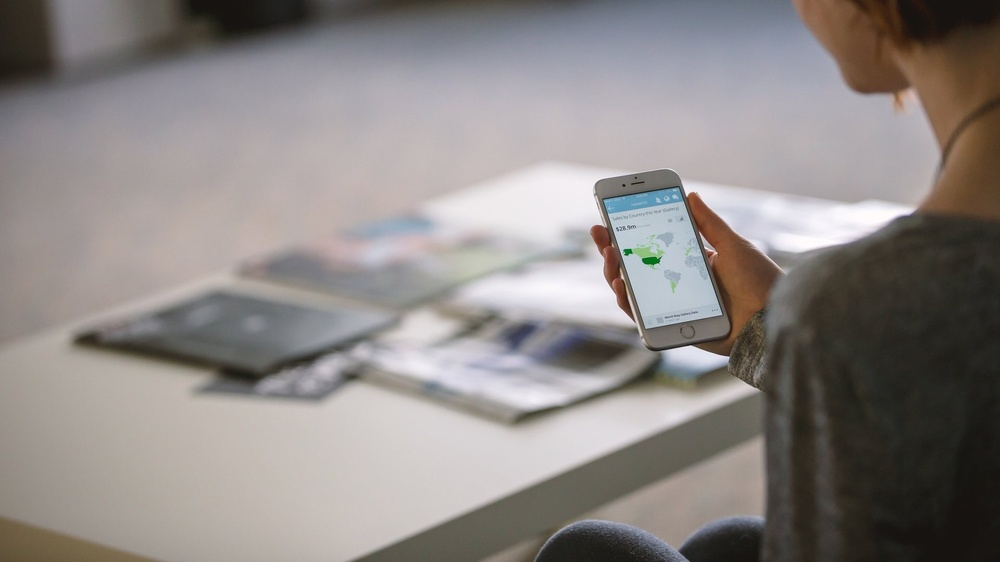
#> input picture Assets/pic1.jpg, 1000 x 562 px, shrunk from 1920 x 1080 before the run, given in place of the camera
$ python Sobel.py   (older library calls are emulated)
#> lines starting #> are read from the running program, lines starting #| are printed output that depends on the picture
# Python program to  Edge detection
# using OpenCV in Python
# using Sobel edge detection
# and laplacian method
import cv2
import numpy as np

#Capture livestream video content from camera 0
cap = cv2.VideoCapture(0)
kernel = cv2.getStructuringElement(cv2.MORPH_ELLIPSE,(3,3))
fgbg = cv2.bgsegm.createBackgroundSubtractorGMG()


while(1):

    # Take each frame
    _, frame = cap.read()
#> frame is the input picture: shape (562, 1000, 3); mean B, G, R 133.2, 135.5, 140.9

    # Convert to HSV for simpler calculations
    hsv = cv2.cvtColor(frame, cv2.COLOR_BGR2HSV)
#> hsv: shape (562, 1000, 3); mean H, S, V 60.9, 31.4, 143.5

    # Calcution of Sobelx
    sobelx = cv2.Sobel(frame,cv2.CV_64F,1,0,ksize=5)
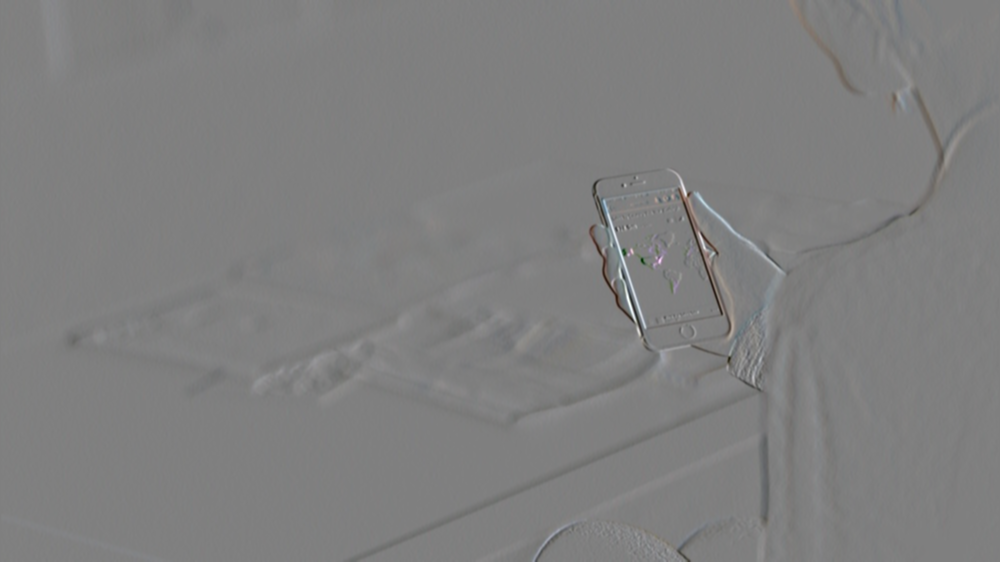
#> sobelx: shape (562, 1000, 3) float64; mean B, G, R -10, -9.4, -9.3; drawn with min black and max white

    fgmask =  fgbg.apply(frame)
#> fgmask: shape (562, 1000); every value is 0
    fgmask = cv2.morphologyEx(fgmask, cv2.MORPH_OPEN, kernel)

    # Calculation of Laplacian
    laplacian = cv2.Laplacian(frame,cv2.CV_64F)

    cv2.imshow('sobelx',sobelx)
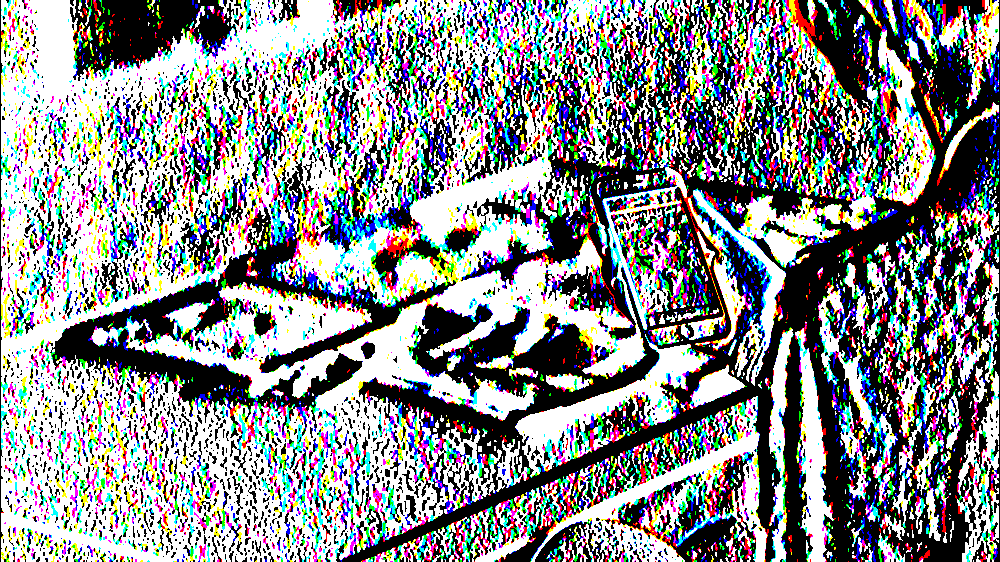
#> window 'sobelx': shape (562, 1000, 3); mean B, G, R 139.5, 138.4, 136.4
    cv2.imshow('laplacian',laplacian)
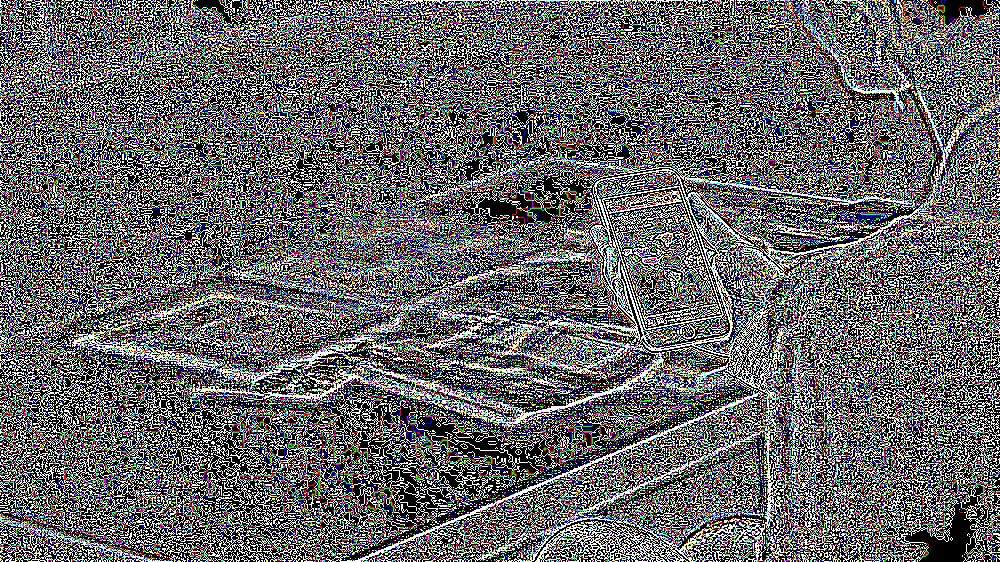
#> window 'laplacian': shape (562, 1000, 3); mean B, G, R 103.5, 101.6, 102.7
    cv2.imshow('frame',fgmask)


    k = cv2.waitKey(5) & 0xFF
#> (key Esc is pressed here)
    if k == 27:
        print(sobelx);
#> (printed output is left out)
        break

cv2.destroyAllWindows()

#release the frame
cap.release()
